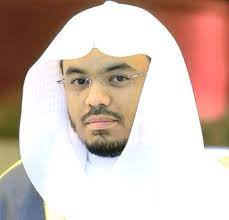
#> input picture Image Recognition with OpenCV/download.jpeg, 229 x 220 px, found by its file name
$ jupyter execute Image_Recognition_with_OpenCV.ipynb   (shell and % lines are left out)
#> lines starting #> are read from the running program, lines starting #| are printed output that depends on the picture; after the words box and inside, x2 and y2 are one past the last pixel; in counts of white or black regions, pixels touching at a corner belong together
#Project Details
Aim
Build a simple image recognition system using OpenCV.

we can use pre-trained models like Haar Cascades or YOLO (You Only Look Once) for object detection but Haar Cascades are simpler and faster, while YOLO is more accurate but slower.

[cell 1]
#start with istall opencv

[cell 2]
import cv2
import matplotlib.pyplot as plt

# Load the pre-trained classifier(Haar Cascade for face detection) from OpenCV
face_cascade = cv2.CascadeClassifier(cv2.data.haarcascades + 'haarcascade_frontalface_default.xml')

# Load image_path to read
image_path = '/content/download.jpeg'
image = cv2.imread(image_path)
#> image is the input picture: shape (220, 229, 3); mean B, G, R 181, 190.6, 211.1

# Display the original image
plt.figure(figsize=(8, 4))
plt.subplot(1, 2, 1)
plt.imshow(cv2.cvtColor(image, cv2.COLOR_BGR2RGB))
plt.title('Original Image')
plt.axis('off')

# Convert image to grayscale this step is required for face detection
gray_img = cv2.cvtColor(image, cv2.COLOR_BGR2GRAY)
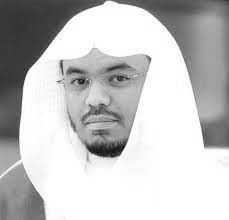
#> gray_img: shape (220, 229); min 1, max 255, mean 195.6

# Perform face detection
faces = face_cascade.detectMultiScale(gray_img, scaleFactor=1.1, minNeighbors=5, minSize=(30, 30))
#> faces = [[40, 34, 117, 117]]

# Draw rectangles around the detected faces
for (x, y, w, h) in faces:
    cv2.rectangle(image, (x, y), (x+w, y+h), (255, 0, 0), 2)
#> this loop made 1 pass
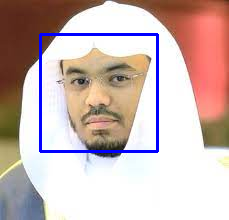
#> image: shape (220, 229, 3); 2.78% of pixels changed, all inside (x1, y1, x2, y2) = (39, 33, 159, 153)

# Display image with detected faces with boundry box
plt.subplot(1, 2, 2)
plt.imshow(cv2.cvtColor(image, cv2.COLOR_BGR2RGB))
plt.title('Image with Face Detection')
plt.axis('off')

plt.tight_layout()
plt.show()
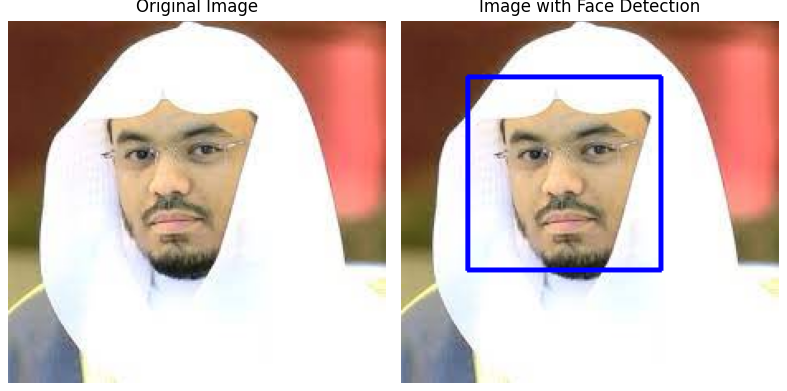
#> figure drawn by matplotlib, 2 panels
